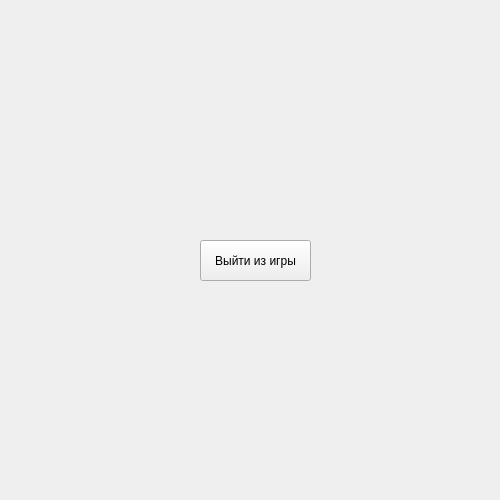
<?xml version="1.0" encoding="UTF-8"?>
<ui version="4.0">
 <class>MainWindow</class>
 <widget class="QMainWindow" name="MainWindow">
  <property name="geometry">
   <rect>
    <x>0</x>
    <y>0</y>
    <width>500</width>
    <height>500</height>
   </rect>
  </property>
  <property name="minimumSize">
   <size>
    <width>500</width>
    <height>500</height>
   </size>
  </property>
  <property name="maximumSize">
   <size>
    <width>500</width>
    <height>500</height>
   </size>
  </property>
  <property name="windowTitle">
   <string>Run</string>
  </property>
  <widget class="QWidget" name="centralwidget">
   <widget class="QPushButton" name="button">
    <property name="geometry">
     <rect>
      <x>200</x>
      <y>240</y>
      <width>111</width>
      <height>41</height>
     </rect>
    </property>
    <property name="text">
     <string>Выйти из игры</string>
    </property>
   </widget>
  </widget>
 </widget>
 <resources/>
 <connections/>
</ui>
